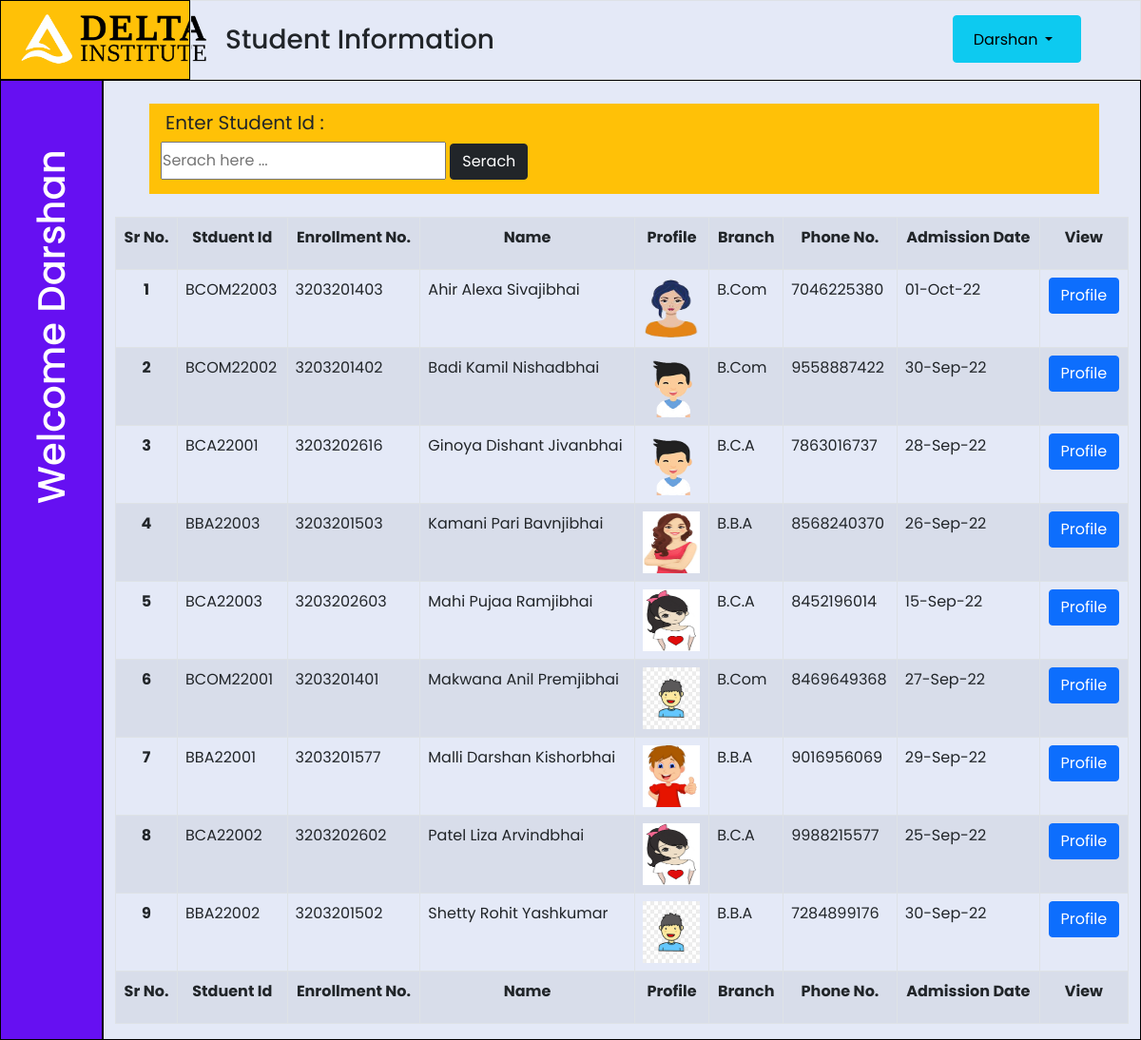
Screenshot of /Admin/student_information.php (signed in) with the database file from the repository.
### tables this page shows
CREATE TABLE `student_info` (
  `id` int(11) NOT NULL,
  `stu_id` varchar(30) DEFAULT NULL,
  `enrollment` double DEFAULT NULL,
  `password` varchar(50) DEFAULT NULL,
  `student_name` varchar(50) NOT NULL,
  `last_name` varchar(20) NOT NULL,
  `student_image` varchar(255) NOT NULL,
  `birth_date` date NOT NULL,
  `email` varchar(100) NOT NULL,
  `phone_number` bigint(20) NOT NULL,
  `gender` varchar(10) NOT NULL,
  `status` varchar(10) NOT NULL,
  `branch` varchar(10) NOT NULL,
  `admission_date` varchar(50) NOT NULL,
  `category` varchar(30) NOT NULL,
  `father_name` varchar(30) NOT NULL,
  `father_phone_no` bigint(20) NOT NULL,
  `father_occupation` varchar(50) NOT NULL,
  `address` varchar(200) NOT NULL,
  `pincode` int(11) NOT NULL,
  `city` varchar(30) NOT NULL,
  `action` varchar(20) NOT NULL
);

### Admin/student_information.php (the view, shortened to what this page needs)
<?php
require_once "../assets/connection/config.php";
?>
<link rel="stylesheet" href="https://cdnjs.cloudflare.com/ajax/libs/font-awesome/6.1.1/css/all.min.css" />
<link href="https://cdn.jsdelivr.net/npm/bootstrap@5.1.3/dist/css/bootstrap.min.css" rel="stylesheet">
<link rel="stylesheet" href="https://cdn.datatables.net/1.10.12/css/dataTables.bootstrap.min.css" />
<link rel="stylesheet" href="../assets/css/dashboard.css">
</head>
<body>
    <div class="container-fluid">
        <div class="row">
            <div class="col-2 border1 bg-warning ">
                <div class="logo">
                    <img class="mx-1 my-1" src="../Logo/logo2.png" style="height: 70px; width: 210px; ">
                </div>
            </div>
            <div class="col-10 border d-flex right">
                <h3 class="m-4"> Student Information</h3>
                <button class="btn btn-info mr-5 logbutton d-flex ">
                    <span class="text"><?php echo $_SESSION['admin'] ?>
                    </span>
                    <div class="dropdown mx-2">
                        <li class="dropdown-toggle" data-toggle="dropdown" aria-haspopup="true" aria-expanded="false"></li>
                    </div>
                </button>
            </div>
        </div>
        <div class="row vh-100">
            <div class="col-2 border1 bgcolor ">
                <div class="sidebar-menu-content">
                    <h1 class="tran"> Welcome&nbsp;<?php echo $_SESSION['admin'] ?> </h1>
                </div>
            </div>
            <div class="col-10 border1 wid">
                <div class="row">
                    <div class="col-11 my-4 m-5 bg-warning" style="height: 95px;">
                        <form action="" method="post">
                            <div>
                                <label style="font-size:20px; margin: 5px;"> Enter Student Id :</label>
                                <div class="">
                                    <input style="height: 40px; width: 300px;" type="text" class="" name="name" placeholder="Serach here ...">
                                    <input type="submit" name="submit" class="btn btn-dark" value="Serach">
                                </div>
                            </div>
                        </form>
                    </div>
                </div>
                <div class="row">
                    <center>
                        <form action="" method="post">
                            <table id="table" class="table table-hover table-bordered  table-striped w-100">
                                <tr class="text-center" style="height: 55px;">
                                    <th> Sr No. </th>
                                    <th> Stduent Id </th>
                                    <th> Enrollment No. </th>
                                    <th> Name </th>
                                    <th> Profile </th>
                                    <th> Branch </th>
                                    <th> Phone No. </th>
                                    <th> Admission Date </th>
                                    <th> View </th>
                                </tr>
                                <?php
                                if (isset($_POST['submit'])) {
                                    $sid = $_POST['name'];
                                    $select = " SELECT * FROM student_info WHERE CONCAT(stu_id, enrollment, student_name, branch, phone_number) LIKE '%$sid%' and action = 'Activate' ORDER BY last_name ASC ";
                                    $result = mysqli_query($conn, $select);
                                    $id = 1;
                                    if (mysqli_num_rows($result) == 0) {
                                        echo " <h3> Sorry! not found student...";
                                    } else {
                                        while ($row = mysqli_fetch_array($result)) { ?>
                                            <tr style="height: 40px;">
                                                <th class="text-center"> <?php echo $id++ ?> </th>
                                                <td><?php echo $row["stu_id"] ?></td>
                                                <td><?php echo $row["enrollment"] ?></td>
                                                <td><?php echo $row["last_name"] . " " . $row["student_name"] . " " . $row["father_name"] ?></td>
                                                <td align="center"> <img src="<?php echo $row['student_image']; ?>" height="65px" width="60px"> </td>
                                                <td><?php echo $row["branch"] ?></td>
                                                <td><?php echo $row["phone_number"] ?></td>
                                                <td><?php echo date("d-M-y", strtotime($row["admission_date"])); ?></td>
                                                </td>
                                                <td class="text-center">
                                                    <?php
                                                    echo "<a class='btn btn-primary' href=student_profile.php?sid=" . $row['stu_id'] . ">Profile</a> "
                                                    ?>
                                                </td>
                                            </tr>
                                        <?php }
                                        ?>
                                    <?php }
                                    ?>
                                    <?php
                                } else {
                                    $select = " SELECT * FROM student_info WHERE action ='Activate' ORDER BY last_name ASC ";
                                    $result = mysqli_query($conn, $select);
                                    $id = 1;
                                    while ($row = mysqli_fetch_array($result)) { ?>
                                        <tr style="height: 40px;">
                                            <th class="text-center"> <?php echo $id++ ?> </th>
                                            <td><?php echo $row["stu_id"] ?></td>
                                            <td><?php echo $row["enrollment"] ?></td>
                                            <td><?php echo $row["last_name"] . " " . $row["student_name"] . " " . $row["father_name"] ?></td>
                                            <td align="center"> <img src="<?php echo $row['student_image']; ?>" height="65px" width="60px"> </td>
                                            <td><?php echo $row["branch"] ?></td>
                                            <td><?php echo $row["phone_number"] ?></td>
                                            <td><?php echo date("d-M-y", strtotime($row["admission_date"])); ?></td>
                                            <td class="text-center">
                                                <?php
                                                echo "<a class='btn btn-primary' href=student_profile.php?sid=" . $row['stu_id'] . ">Profile</a> "
                                                ?>
                                            </td>
                                        </tr>
                                    <?php }
                                    ?>
                                    <tr class="text-center" style="height: 55px;">
                                        <th> Sr No. </th>
                                        <th> Stduent Id </th>
                                        <th> Enrollment No. </th>
                                        <th> Name </th>
                                        <th> Profile </th>
                                        <th> Branch </th>
                                        <th> Phone No. </th>
                                        <th>Admission Date </th>
                                        <th> View </th>
                                    </tr>
                                <?php }
                                ?>
                            </table>
                        </form>
                    </center>
                </div>
            </div>
        </div>
    </div>
</body>
</html>

### assets/css/dashboard.css (style rules this page uses)
* { margin: 0; padding: 0; box-sizing: border-box; font-family: 'Poppins', sans-serif; }
body { min-height: 100vh; background-color: var(--body-color); transition: var(--tran-05); }

### Admin/student_information.php (style rules this page uses)
body { margin: 0px; padding: 0px; box-sizing: border-box; }
.border1 { border: 1px solid black; }
.bgcolor { background-color: #6610f2; color: white; width: 9%; }
.wid { width: 91%; }
.tran { transform: rotate(270deg); position: relative; top: 380px; }
li { list-style: none; }
.right { justify-content: space-between; }
.logbutton { height: 50px; width: 135px; margin-right: 50px; margin-top: 15px; text-align: center; justify-content: center; padding-top: 13px; cursor: none; }

### rows the page displays
student_info: stu "BCOM22003", enrollment "3203201403", last_name "Ahir", student_name "Alexa", father_name "Sivajibhai", student_image (picture), branch "B.Com", phone_number "7046225380", admission_date "01-Oct-22"
student_info: stu "BCOM22002", enrollment "3203201402", last_name "Badi", student_name "Kamil", father_name "Nishadbhai", student_image (picture), branch "B.Com", phone_number "9558887422", admission_date "30-Sep-22"
student_info: stu "BCA22001", enrollment "3203202616", last_name "Ginoya", student_name "Dishant", father_name "Jivanbhai", student_image (picture), branch "B.C.A", phone_number "7863016737", admission_date "28-Sep-22"
student_info: stu "BBA22003", enrollment "3203201503", last_name "Kamani", student_name "Pari", father_name "Bavnjibhai", student_image (picture), branch "B.B.A", phone_number "8568240370", admission_date "26-Sep-22"
student_info: stu "BCA22003", enrollment "3203202603", last_name "Mahi", student_name "Pujaa", father_name "Ramjibhai", student_image (picture), branch "B.C.A", phone_number "8452196014", admission_date "15-Sep-22"
student_info: stu "BCOM22001", enrollment "3203201401", last_name "Makwana", student_name "Anil", father_name "Premjibhai", student_image (picture), branch "B.Com", phone_number "8469649368", admission_date "27-Sep-22"
student_info: stu "BBA22001", enrollment "3203201577", last_name "Malli", student_name "Darshan", father_name "Kishorbhai", student_image (picture), branch "B.B.A", phone_number "9016956069", admission_date "29-Sep-22"
student_info: stu "BCA22002", enrollment "3203202602", last_name "Patel", student_name "Liza", father_name "Arvindbhai", student_image (picture), branch "B.C.A", phone_number "9988215577", admission_date "25-Sep-22"
student_info: stu "BBA22002", enrollment "3203201502", last_name "Shetty", student_name "Rohit", father_name "Yashkumar", student_image (picture), branch "B.B.A", phone_number "7284899176", admission_date "30-Sep-22"

### other values shown
$_SESSION['admin'] "Darshan"
